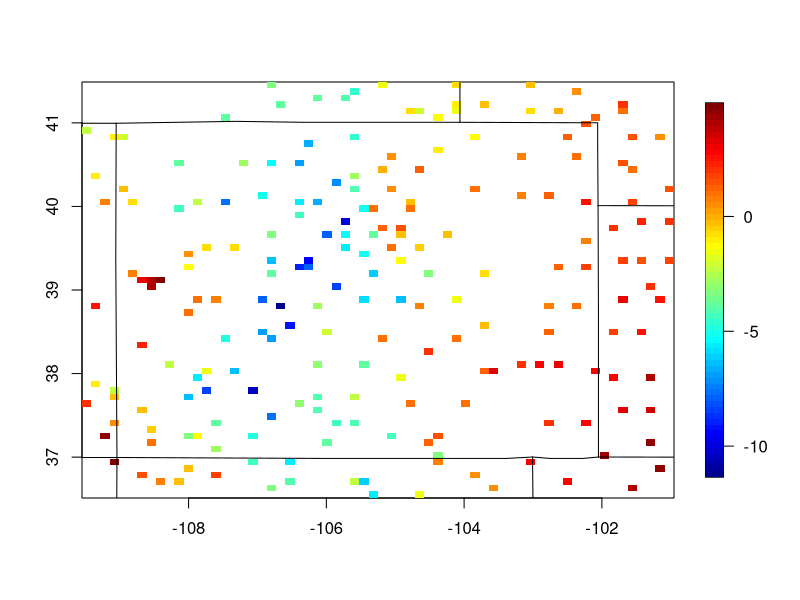
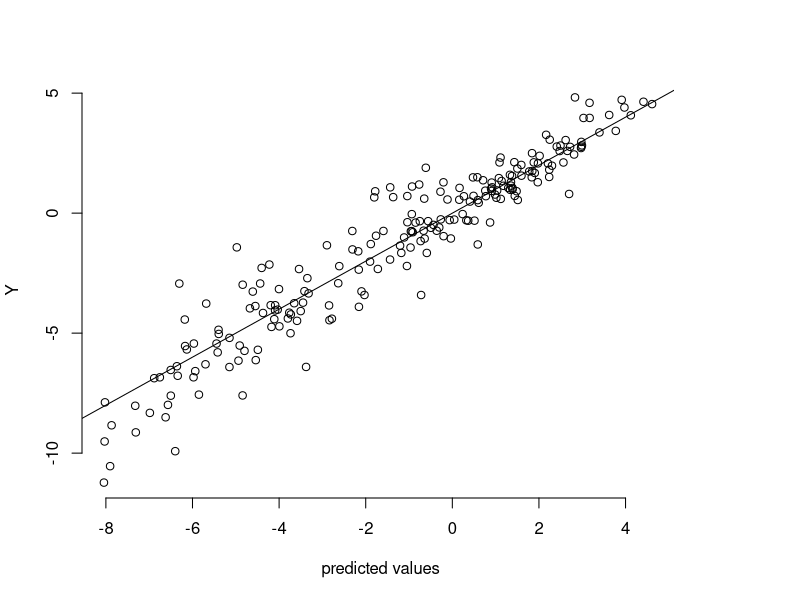
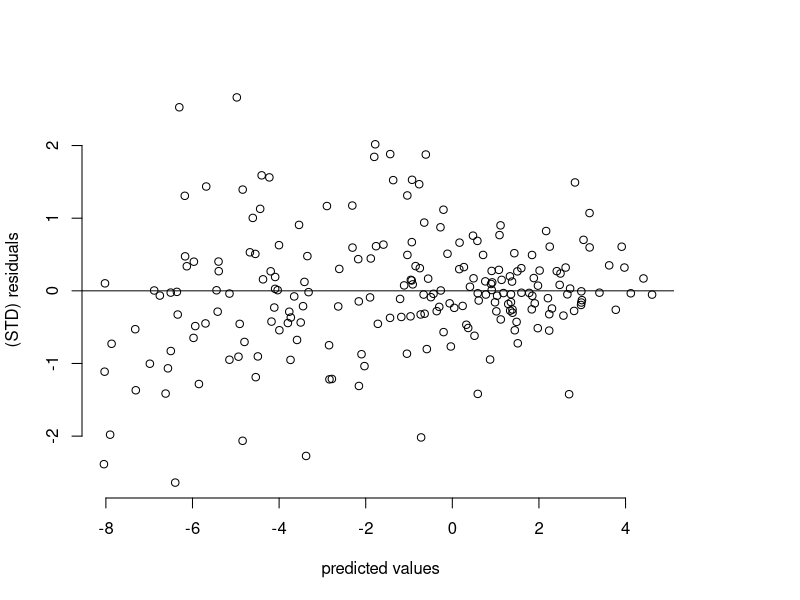
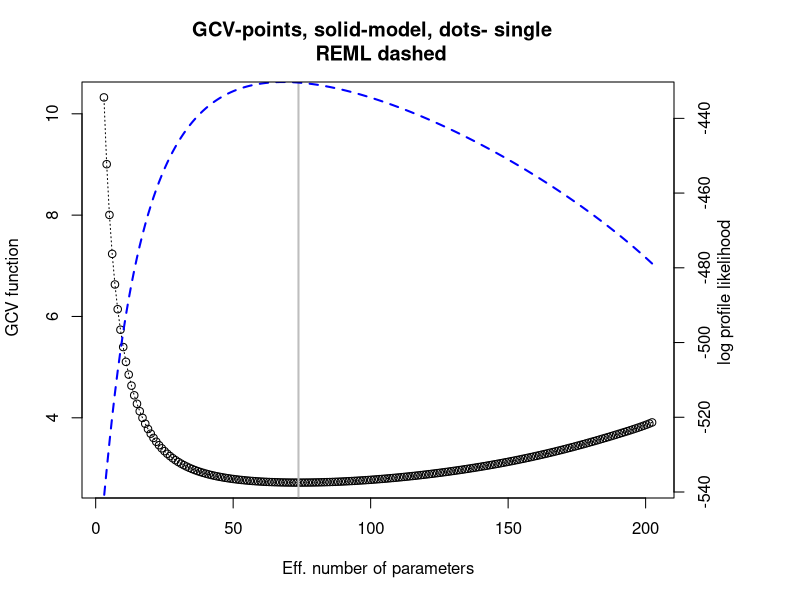
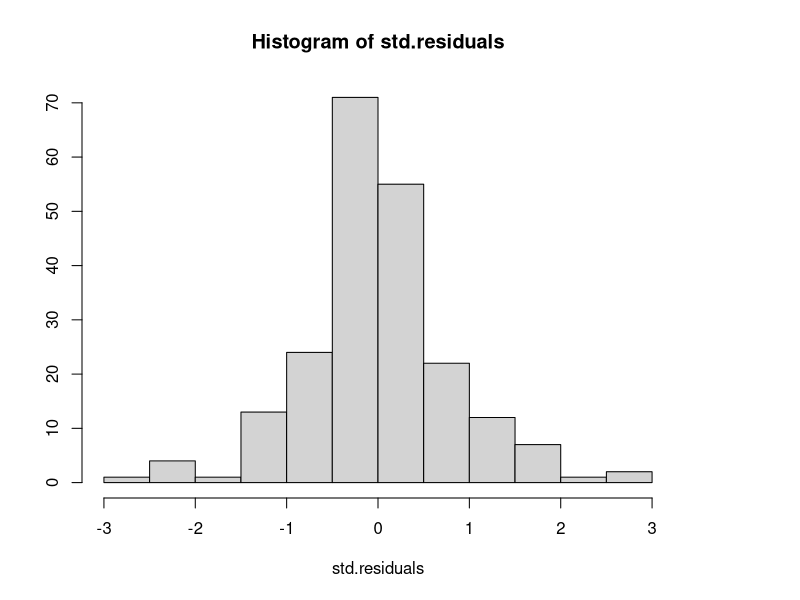
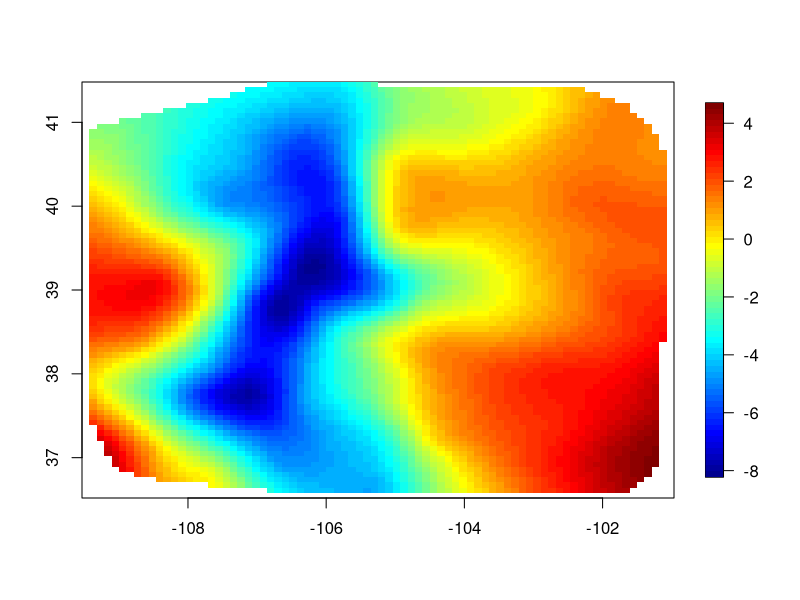

Source code (R) for these figures, in order: (Note: this script raises an error after producing the figures.)
library( fields)

#  colorado climate data 
  data(COmonthlyMet)
 
  x<- CO.loc
  y<- CO.tmin.MAM.climate
  elev<- CO.elev
  good<- !is.na( y)
  x<- x[good,]
  y<- y[good]
  elev<- elev[good]
 
# take a look at the data
  quilt.plot( x, y) 
  US( add=TRUE)
  
# simple exploratory fitting
# thinplate spline fit  
  obj<- Tps( x,y)
  summary( obj)
  plot( obj)
# quick plot of surface  
  out<- predictSurface( obj)
  image.plot( out)
  contour( add=TRUE)
  US( add=TRUE)
# a rougher surface  found by altering the degrees of freedom.
 
  obj2<- Tps( x,y, df=100)
  out2<- predictSurface( obj2, df= 100)

# adjusting for elevation
  
  obj3<- Tps( x,y, Z=elev)
# smooth surface without the elev contribution
  surface(obj3)  
  
  
  plot( elev, y)
  plot( x[,2], y)
  
  X<- cbind( x, elev) 
  
# 
  
#
  
  NGRID <- 50 
  # get elevations on a grid (will use these later) 
  COGrid<- fields.x.to.grid( x, nx=NGRID, ny=NGRID)
  COGridPoints<- make.surface.grid( COGrid)
  data( RMelevation)
  COElevGrid<- interp.surface( RMelevation, COGridPoints )
  
  
 lmObj<- lm( y ~ lon+lat +elev, data=X )  
 summary( lmObj)
  quilt.plot( x, lmObj$residuals) 
  US( add=TRUE)

# easy fit using a thin plate spline
   fit0E<- Tps( x,y, Z=elev- mean(elev))
   
   
# fit a Kriging estimator Matern covariance smoothness =1.0
# range and nugget estimated by maxmimum likelihood
  fit1<- spatialProcess( x,y, ngrid=30)
  set.panel(2,2)
  plot( fit1)
  
  surface( fit1)
  US( add=TRUE)
  
  # take a look at residuals
  plot( elev, fit1$residuals)
  lmObj<- lm( fit1$residuals ~ elev)
  abline( lmObj, col="red", lwd=3)
  
  
  
# with elevations  
  fit1E<- spatialProcess( x,y, Z= elev, ngrid=30)
  
   sur0<- predictSurface( fit1E, nx=NGRID, ny=NGRID, Z= COElevGrid)
   image.plot( sur0, col=topo.colors(256))
    
   sur0Smooth<- predictSurface( fit1E, nx=NGRID, ny=NGRID, drop.Z= TRUE)
   image.plot( sur0Smooth)
   
   sur0SE<- predictSurfaceSE( fit1E, nx=NGRID, ny=NGRID, drop.Z= TRUE)
   image.plot( sur0SE)
   
   
# uncertainty 40 draws from conditional distribution
  set.seed(123)
  # next commmand takes a minute or so
  SEout<- sim.Krig( fit1E, xp=COGridPoints, Z= COElevGrid,
                     M= 40, drop.Z=TRUE)

 
  set.panel( 3,3)                            
  image.plot( sur0Smooth, 
              zlim=c(3.5,14.5), col=tim.colors(256))
  contour( sur0Smooth, levels= 9, lwd=3, col="grey", add=TRUE) 
  par( mar=c(3,3,1,1))  
  for( k in 1:8){
      image( as.surface( COGridPoints, SEout[k,]), 
               zlim =c(3.5,14.5),col=tim.colors(256), axes=FALSE)
      contour( as.surface( COGridPoints, SEout[k,]),
               lwd=3, col="grey",level=9, add=TRUE)
               title( k, adj=0, cex=2)
  }
  
  surSE<- apply( SEout, 2, sd )
 
   image.plot( as.surface( COGridPoints, surSE))
   points( x, col="magenta", pch=16) 
   contour( as.surface( COGridPoints,COElevGrid ), 
                level= c(2000, 3000), add= TRUE, col="grey30", lwd=3)
   US( add=TRUE, col="grey", lwd=2)
   

   
  
  
  
 
